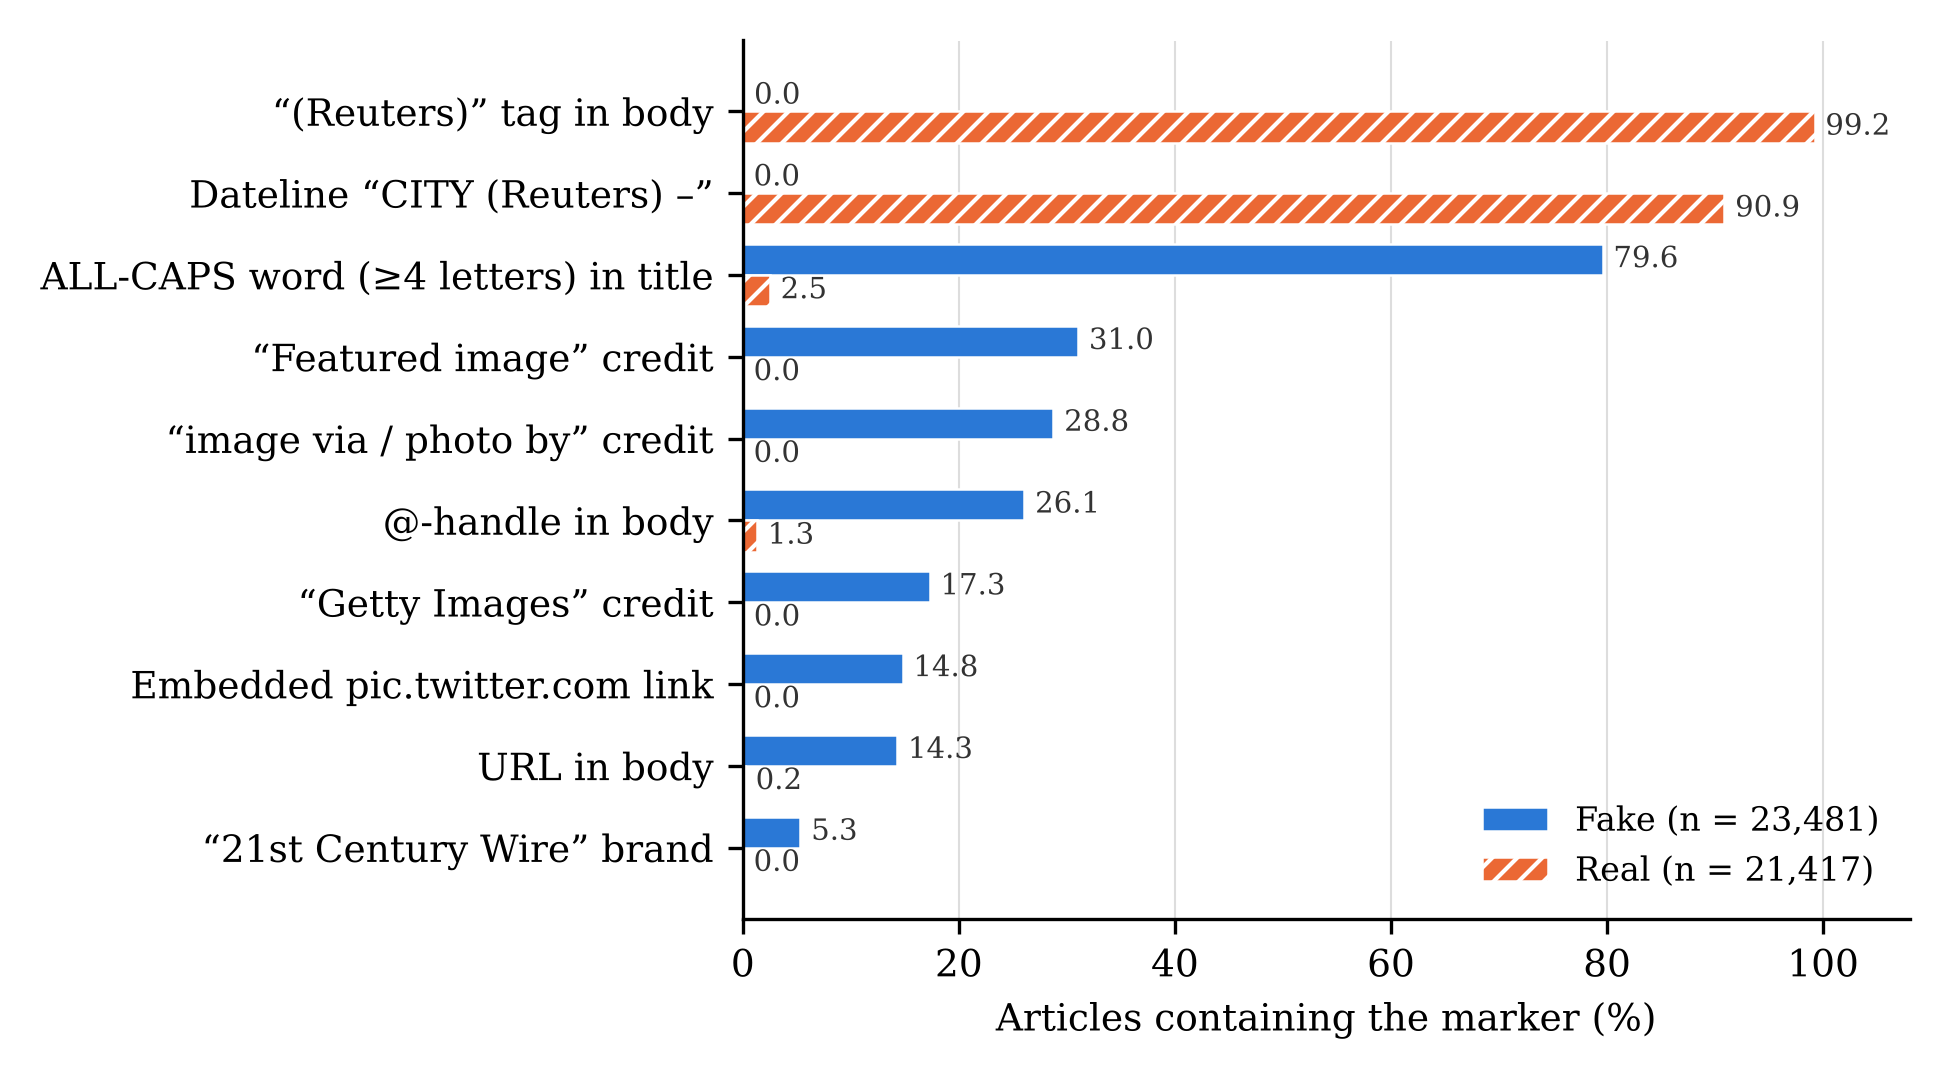

Write the Python code that produced this figure.
import pandas as pd, matplotlib; matplotlib.use("Agg")
import matplotlib.pyplot as plt
plt.rcParams.update({"font.family":"serif","font.serif":["DejaVu Serif"],"font.size":9})
r=pd.read_csv("evaluation/results/artifacts.csv")
lab={'(Reuters) tag':'“(Reuters)” tag in body','Dateline "CITY (Reuters) -"':'Dateline “CITY (Reuters) –”','"Featured image"':'“Featured image” credit',
'"21st Century Wire"':'“21st Century Wire” brand','URL (http/www)':'URL in body','pic.twitter.com':'Embedded pic.twitter.com link','@handle':'@-handle in body',
'"Getty Images"':'“Getty Images” credit','"via" photo credit':'“image via / photo by” credit','Title fully upper-case word (>=1)':'ALL-CAPS word (≥4 letters) in title'}
r["m"]=r.marker.map(lab); r["gap"]=(r.fake_pct-r.real_pct).abs(); r=r.sort_values("gap")
fig,ax=plt.subplots(figsize=(6.5,3.6),dpi=300)
y=range(len(r)); h=0.38
ax.barh([i+h/2 for i in y],r.fake_pct,h,color="#2a78d6",label="Fake (n = 23,481)",edgecolor="white",linewidth=0.6)
ax.barh([i-h/2 for i in y],r.real_pct,h,color="#eb6834",label="Real (n = 21,417)",hatch="////",edgecolor="white",linewidth=0.6)
for i,(f,t) in enumerate(zip(r.fake_pct,r.real_pct)):
    ax.text(f+1,i+h/2,f"{f:.1f}",va="center",fontsize=7,color="#333")
    ax.text(t+1,i-h/2,f"{t:.1f}",va="center",fontsize=7,color="#333")
ax.set_yticks(list(y)); ax.set_yticklabels(r.m); ax.set_xlim(0,108); ax.set_xlabel("Articles containing the marker (%)")
for s in ["top","right"]: ax.spines[s].set_visible(False)
ax.grid(axis="x",color="#ddd",linewidth=0.5); ax.set_axisbelow(True)
ax.legend(frameon=False,loc="lower right",fontsize=8)
plt.tight_layout(); plt.savefig("evaluation/figures/fig_artifacts.png")
